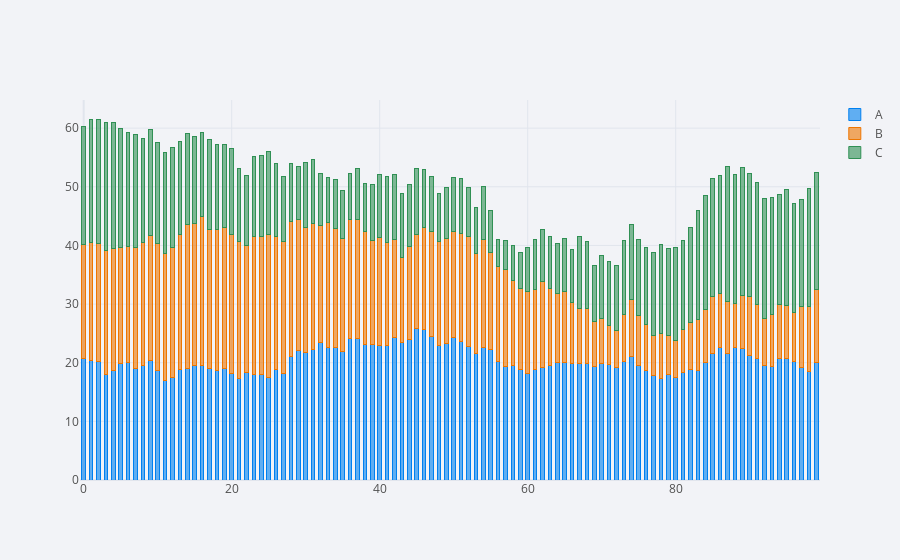

This figure's notebook cell:
### Code cell
cf.set_config_file(theme='polar')
df.iplot(kind = 'bar', barmode='stack', bargap=0.5)
